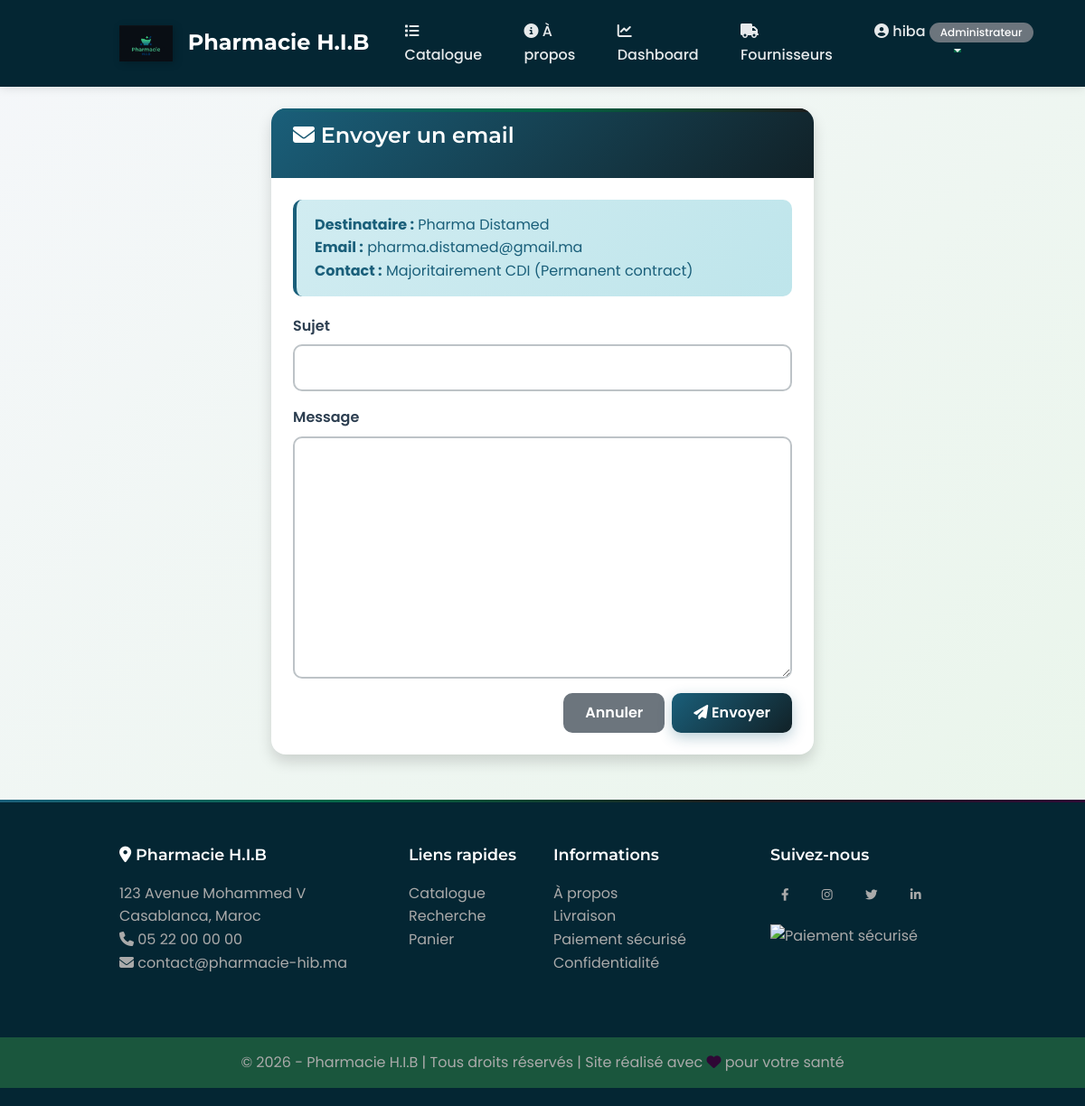
/fournisseurs/2/email/ (signed in), run on the app's committed database.
### users/models.py (models this page shows, shortened)
class Profile(models.Model):
    ROLE_CHOICES = [
        ('client', 'Client'),
        ('pharmacien', 'Pharmacien'),
        ('admin', 'Administrateur'),
    ]
    user = models.OneToOneField(User, on_delete=models.CASCADE)
    role = models.CharField(max_length=20, choices=ROLE_CHOICES, default='client')
    telephone = models.CharField(max_length=20, blank=True)
    adresse = models.TextField(blank=True)

### stock/models.py (models this page shows, shortened)
class Fournisseur(models.Model):
    nom = models.CharField(max_length=200, verbose_name="Nom du fournisseur")
    code_fournisseur = models.CharField(max_length=50, unique=True, verbose_name="Code fournisseur")
    email = models.EmailField(verbose_name="Email professionnel")
    telephone = models.CharField(max_length=20, verbose_name="Téléphone")
    telephone_secondaire = models.CharField(max_length=20, blank=True, verbose_name="Téléphone secondaire")
    adresse = models.TextField(verbose_name="Adresse")
    ville = models.CharField(max_length=100, verbose_name="Ville")
    code_postal = models.CharField(max_length=10, verbose_name="Code postal")
    pays = models.CharField(max_length=50, default="Maroc", verbose_name="Pays")
    contact_nom = models.CharField(max_length=100, verbose_name="Nom du contact")
    categorie_produits = models.CharField(
        max_length=200,
        blank=True,
        verbose_name="Catégories de produits",
        help_text="Ex: Antibiotiques, Paracétamol, etc."
    )
    delai_livraison = models.IntegerField(default=3, verbose_name="Délai de livraison (jours)")
    conditions_paiement = models.TextField(blank=True, verbose_name="Conditions de paiement")
    actif = models.BooleanField(default=True, verbose_name="Fournisseur actif")
    note = models.TextField(blank=True, verbose_name="Notes internes")
    date_ajout = models.DateTimeField(auto_now_add=True, verbose_name="Date d'ajout")
    date_modification = models.DateTimeField(auto_now=True, verbose_name="Date de modification")
    class Meta:
        verbose_name = "Fournisseur"
        verbose_name_plural = "Fournisseurs"
        ordering = ['nom']

### stock/views.py (the view, shortened to what this page needs)
# urls.py: path('fournisseurs/<int:pk>/email/', views.envoyer_email_fournisseur, name='email_fournisseur'),
@login_required
def envoyer_email_fournisseur(request, pk):
    if request.user.profile.role not in ['admin', 'pharmacien']:
        messages.error(request, 'Accès réservé')
        return redirect('stock:liste_medicaments')
    fournisseur = get_object_or_404(Fournisseur, pk=pk)
    return render(request, 'stock/fournisseur_email.html', {'fournisseur': fournisseur})

### pharmacie/context_processors.py (called while the page is built)
def alertes_context(request):
    if request.user.is_authenticated and request.user.profile.role in ['admin', 'pharmacien']:
        rupture = Medicament.objects.filter(quantite_stock=0).count()
        critique = Medicament.objects.filter(quantite_stock__lte=Medicament.objects.values('seuil_alerte')).count()
        date_limite = timezone.now().date() + timedelta(days=30)
        expirant = Medicament.objects.filter(date_expiration__lte=date_limite, date_expiration__gte=timezone.now().date()).count()
        expires = Medicament.objects.filter(date_expiration__lt=timezone.now().date()).count()
        total_alertes = rupture + critique + expirant + expires
    else:
        total_alertes = 0
    return {'total_alertes': total_alertes}

### stock/templates/stock/fournisseur_email.html (shortened to what this page needs)
{% extends 'base.html' %}
{% block content %}
<div class="container">
    <div class="row justify-content-center">
        <div class="col-md-8">
            <div class="card shadow">
                <div class="card-header bg-primary text-white">
                    <h3><i class="fas fa-envelope"></i> Envoyer un email</h3>
                </div>
                <div class="card-body">
                    <div class="alert alert-info">
                        <strong>Destinataire :</strong> {{ fournisseur.nom }}<br>
                        <strong>Email :</strong> {{ fournisseur.email }}<br>
                        <strong>Contact :</strong> {{ fournisseur.contact_nom }}
                    </div>
                    <form method="post">
                        <div class="mb-3">
                            <label class="form-label">Sujet</label>
                            <input type="text" name="sujet" class="form-control" required>
                        </div>
                        <div class="mb-3">
                            <label class="form-label">Message</label>
                            <textarea name="message" class="form-control" rows="10" required></textarea>
                        </div>
                        <div class="d-grid gap-2 d-md-flex justify-content-md-end">
                            <a href="{% url 'stock:liste_fournisseurs' %}" class="btn btn-secondary">Annuler</a>
                            <button type="submit" class="btn btn-primary">
                                <i class="fas fa-paper-plane"></i> Envoyer
                            </button>
                        </div>
                    </form>
                </div>
            </div>
        </div>
    </div>
</div>
{% endblock %}

### templates/base.html (shortened to what this page needs)
<!DOCTYPE html>
<html lang="fr">
<head>
    <link href="https://cdn.jsdelivr.net/npm/bootstrap@5.3.0/dist/css/bootstrap.min.css" rel="stylesheet">
    <link rel="stylesheet" href="https://cdnjs.cloudflare.com/ajax/libs/font-awesome/6.4.0/css/all.min.css">
    {% load static %}
    <link rel="stylesheet" href="{% static 'css/style.css' %}">
</head>
<body>
    <nav class="navbar navbar-expand-lg navbar-dark bg-pharmacy sticky-top">
        <div class="container">
            <a class="navbar-brand" href="{% url 'stock:liste_medicaments' %}">
                <img src="{% static 'images/image.png' %}" alt="H.I.B">
                Pharmacie H.I.B
            </a>
            <div class="collapse navbar-collapse" id="navbarNav">
                <ul class="navbar-nav ms-auto">
                    <li class="nav-item">
                        <a class="nav-link" href="{% url 'stock:liste_medicaments' %}">
                            <i class="fas fa-list"></i> Catalogue
                        </a>
                    </li>
                    <li class="nav-item">
                        <a class="nav-link" href="{% url 'stock:about' %}">
                            <i class="fas fa-info-circle"></i> À propos
                        </a>
                    </li>
                    {% if user.is_authenticated %}
                        {% if user.profile.role == 'admin' %}
                            <li class="nav-item">
                                <a class="nav-link" href="{% url 'dashboard:index' %}">
                                    <i class="fas fa-chart-line"></i> Dashboard
                                </a>
                            </li>
                            <li class="nav-item">
                                <a class="nav-link" href="{% url 'stock:liste_fournisseurs' %}">
                                    <i class="fas fa-truck"></i> Fournisseurs
                                </a>
                            </li>
                        {% endif %}
                        <li class="nav-item dropdown">
                            <a class="nav-link dropdown-toggle" href="#" data-bs-toggle="dropdown">
                                <i class="fas fa-user-circle"></i> {{ user.username }}
                                <span class="badge bg-secondary">{{ user.profile.get_role_display }}</span>
                            </a>
                        </li>
                    {% endif %}
                </ul>
            </div>
        </div>
    </nav>
    <main class="container mt-4">
        {% block content %}
        {% endblock %}
    </main>
    <footer class="footer">
        <div class="container">
            <div class="row">
                <div class="col-md-4 mb-4">
                    <h5><i class="fas fa-map-marker-alt"></i> Pharmacie H.I.B</h5>
                    <p>123 Avenue Mohammed V<br>
                    Casablanca, Maroc<br>
                    <i class="fas fa-phone"></i> 05 22 00 00 00<br>
                    <i class="fas fa-envelope"></i> contact@pharmacie-hib.ma</p>
                </div>
                <div class="col-md-2 mb-4">
                    <h5>Liens rapides</h5>
                    <ul class="list-unstyled">
                        <li><a href="{% url 'stock:liste_medicaments' %}">Catalogue</a></li>
                        <li><a href="{% url 'stock:recherche' %}">Recherche</a></li>
                        <li><a href="{% url 'ventes:panier' %}">Panier</a></li>
                    </ul>
                </div>
                <div class="col-md-3 mb-4">
                    <h5>Informations</h5>
                    <ul class="list-unstyled">
                        <li><a href="#">À propos</a></li>
                        <li><a href="#">Livraison</a></li>
                        <li><a href="#">Paiement sécurisé</a></li>
                        <li><a href="#">Confidentialité</a></li>
                    </ul>
                </div>
                <div class="col-md-3 mb-4">
                    <h5>Suivez-nous</h5>
                    <div class="social-links">
                        <a href="#" class="btn btn-outline-light btn-sm me-2"><i class="fab fa-facebook-f"></i></a>
                        <a href="#" class="btn btn-outline-light btn-sm me-2"><i class="fab fa-instagram"></i></a>
                        <a href="#" class="btn btn-outline-light btn-sm me-2"><i class="fab fa-twitter"></i></a>
                        <a href="#" class="btn btn-outline-light btn-sm"><i class="fab fa-linkedin-in"></i></a>
                    </div>
                    <div class="mt-3">
                        <img src="{% static 'images/paiement.png' %}" alt="Paiement sécurisé" style="height: 40px;" class="img-fluid">
                    </div>
                </div>
            </div>
        </div>
        <div class="footer-bottom">
            <div class="container text-center">
                <p class="mb-0">&copy; 2026 - Pharmacie H.I.B | Tous droits réservés | Site réalisé avec <i class="fas fa-heart text-danger"></i> pour votre santé</p>
            </div>
        </div>
    </footer>
</body>
</html>

### templates/base.html (style rules this page uses)
:root { --primary-color: #042633ff; --secondary-color: #042633ff; --accent-color: #e62236ff; --danger-color: #e74c3c; --success-color: #27ae60; --warning-color: #f39c12; --light-bg: #f8f9fa; }
.navbar-brand { font-weight: bold; font-size: 1.5rem; }
.navbar-brand img { height: 40px; margin-right: 10px; }
.bg-pharmacy { background: linear-gradient(135deg, var(--primary-color), var(--secondary-color)); box-shadow: 0 2px 10px rgba(0,0,0,0.1); }
.nav-link { font-weight: 500; transition: all 0.3s; }
.footer { background: #042633ff; color: #aaa; padding: 50px 0 20px; margin-top: 50px; }
.footer h5 { color: white; margin-bottom: 20px; font-weight: 600; }
.footer a { color: #aaa; text-decoration: none; transition: color 0.3s; }
.footer-bottom { background: #1a563dff; padding: 15px 0; margin-top: 30px; }

### data on the page
Fournisseur: nom "Pharma Distamed", email "pharma.distamed@gmail.ma", contact_nom "Majoritairement CDI (Permanent contract)"

### other printed values
{{ user.username }} "hiba"
{{ user.profile.get_role_display }} "Administrateur"
